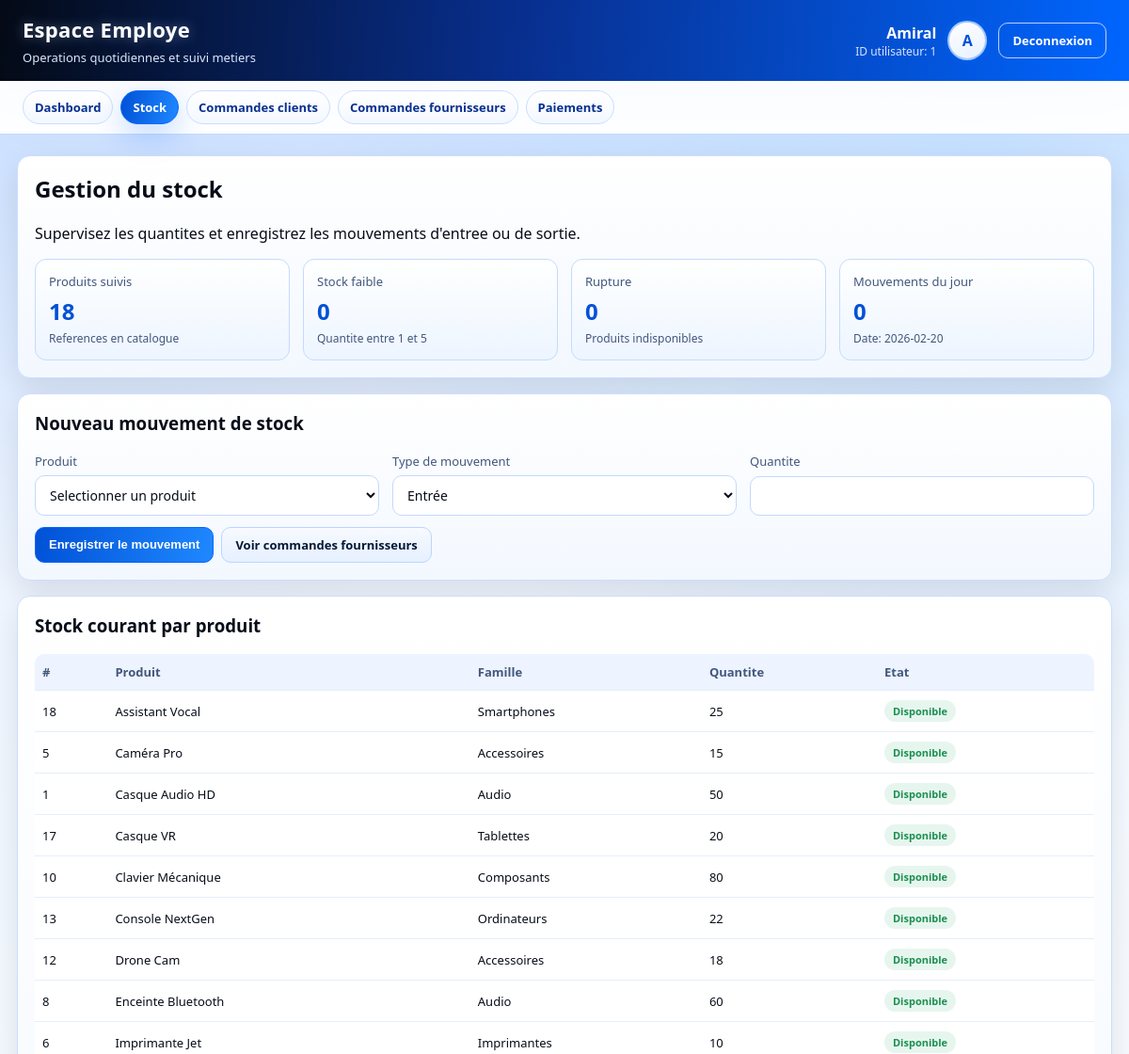
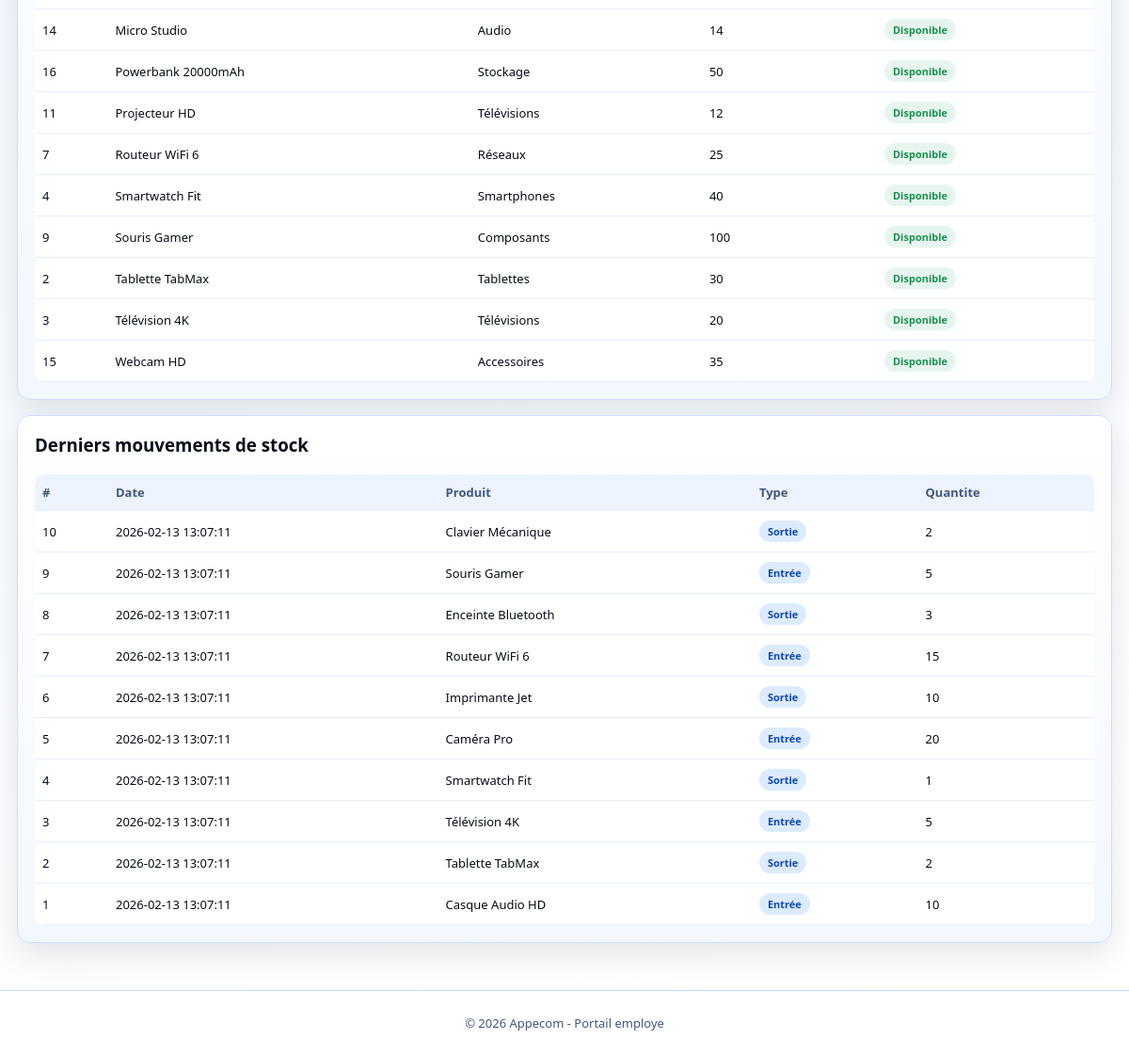
/employe/stock.php (signed in), run on the app's committed database (2 pictures, top to bottom).
### tables this page shows
CREATE TABLE IF NOT EXISTS `produit` (
  `id_produit` int NOT NULL AUTO_INCREMENT,
  `libelle` varchar(50) NOT NULL,
  `prix` decimal(10,2) NOT NULL,
  `description` varchar(255) DEFAULT NULL,
  `quantite` int DEFAULT '0',
  `id_famille` int DEFAULT NULL,
  PRIMARY KEY (`id_produit`),
  KEY `id_famille` (`id_famille`)
);

CREATE TABLE IF NOT EXISTS `stock_mouvement` (
  `id_mouvement` int NOT NULL AUTO_INCREMENT,
  `id_produit` int DEFAULT NULL,
  `type` enum('Entrée','Sortie') NOT NULL,
  `quantite` int NOT NULL,
  `date_mouvement` timestamp NULL DEFAULT CURRENT_TIMESTAMP,
  PRIMARY KEY (`id_mouvement`),
  KEY `id_produit` (`id_produit`)
);

### employe/_layout.php (called while the page is built, shortened)
<?php
function employe_h($value)
{
    return htmlspecialchars((string) $value, ENT_QUOTES, 'UTF-8');
}
function employe_status_class($value)
{
    $status = strtolower(trim((string) $value));
    return 'badge info';
}
function employe_status_text($value)
{
    $status = trim((string) $value);
    return $status === '' ? '-' : $status;
}
function employe_enum_values(mysqli $db, string $table, string $column): array
{
    $tableSafe = preg_replace('/[^A-Za-z0-9_]/', '', $table);
    $columnSafe = preg_replace('/[^A-Za-z0-9_]/', '', $column);
    $sql = "SHOW COLUMNS FROM `$tableSafe` LIKE ?";
    $stmt = $db->prepare($sql);
    $stmt->bind_param('s', $columnSafe);
    if (!$stmt->execute()) {
        $stmt->close();
        return [];
    }
    $result = $stmt->get_result();
    $row = $result->fetch_assoc();
    $type = (string) $row['Type'];
    preg_match_all("/'((?:[^'\\\\]|\\\\.)*)'/", $type, $matches);
    return array_map(static function ($raw) {
        return stripcslashes((string) $raw);
    }, $matches[1]);
}

### employe/stock.php (the view, shortened to what this page needs)
<?php
require __DIR__ . '/_layout.php';
$movementTypes = [];
if ($employeDb instanceof mysqli) {
    $movementTypes = employe_enum_values($employeDb, 'Stock_Mouvement', 'type');
}
$products = [];
$movements = [];
$todayMovements = 0;
if ($employeDb instanceof mysqli) {
    $productsResult = $employeDb->query("SELECT p.id_produit, p.libelle, p.quantite, COALESCE(f.libelle, 'Non classe') AS famille FROM Produit p LEFT JOIN Famille f ON f.id_famille = p.id_famille ORDER BY p.libelle ASC");
    if ($productsResult) {
        while ($row = $productsResult->fetch_assoc()) {
            $products[] = $row;
        }
    }
    $movementsResult = $employeDb->query('SELECT sm.id_mouvement, sm.date_mouvement, sm.type, sm.quantite, p.libelle FROM Stock_Mouvement sm INNER JOIN Produit p ON p.id_produit = sm.id_produit ORDER BY sm.date_mouvement DESC, sm.id_mouvement DESC LIMIT 20');
    if ($movementsResult) {
        while ($row = $movementsResult->fetch_assoc()) {
            $movements[] = $row;
        }
    }
    $todayResult = $employeDb->query('SELECT COUNT(*) AS total FROM Stock_Mouvement WHERE DATE(date_mouvement) = CURDATE()');
    if ($todayResult && $todayRow = $todayResult->fetch_assoc()) {
        $todayMovements = (int) $todayRow['total'];
    }
}
$totalProducts = count($products);
$lowStock = 0;
$outOfStock = 0;
include __DIR__ . '/_header.php';
?>
<section class="panel">
  <h2>Gestion du stock</h2>
  <p class="muted">Supervisez les quantites et enregistrez les mouvements d'entree ou de sortie.</p>
  <div class="grid-4" style="margin-top:12px;">
    <article class="stat">
      <div class="label">Produits suivis</div>
      <div class="value"><?php echo $totalProducts; ?></div>
      <div class="sub">References en catalogue</div>
    </article>
    <article class="stat">
      <div class="label">Stock faible</div>
      <div class="value"><?php echo $lowStock; ?></div>
      <div class="sub">Quantite entre 1 et 5</div>
    </article>
    <article class="stat">
      <div class="label">Rupture</div>
      <div class="value"><?php echo $outOfStock; ?></div>
      <div class="sub">Produits indisponibles</div>
    </article>
    <article class="stat">
      <div class="label">Mouvements du jour</div>
      <div class="value"><?php echo $todayMovements; ?></div>
      <div class="sub">Date: <?php echo date('Y-m-d'); ?></div>
    </article>
  </div>
</section>
<section class="panel">
  <h3>Nouveau mouvement de stock</h3>
  <form method="post" class="form-grid" style="margin-top:12px;">
    <div class="grid-3">
      <div class="field">
        <label>Produit</label>
        <select name="product_id" required>
          <option value="">Selectionner un produit</option>
        </select>
      </div>
      <div class="field">
        <label>Type de mouvement</label>
        <select name="movement_type" required>
          <?php foreach ($movementTypes as $type): ?>
            <option value="<?php echo employe_h($type); ?>"><?php echo employe_h($type); ?></option>
          <?php endforeach; ?>
        </select>
      </div>
      <div class="field">
        <label>Quantite</label>
        <input type="number" name="quantity" min="1" step="1" required>
      </div>
    </div>
    <div class="actions-row">
      <button type="submit" class="btn">Enregistrer le mouvement</button>
      <a href="commandes_fournisseurs.php" class="btn btn-secondary">Voir commandes fournisseurs</a>
    </div>
  </form>
</section>
<section class="panel">
  <h3>Stock courant par produit</h3>
  <?php if (!empty($products)): ?>
    <div class="table-wrap">
      <table>
        <thead>
          <tr>
            <th>#</th>
            <th>Produit</th>
            <th>Famille</th>
            <th>Quantite</th>
            <th>Etat</th>
          </tr>
        </thead>
        <tbody>
          <?php foreach ($products as $product): ?>
            <?php
              $qty = (int) $product['quantite'];
              if ($qty <= 0) {
                  $state = 'Rupture';
                  $stateClass = 'badge danger';
              } elseif ($qty <= 5) {
                  $state = 'Stock faible';
                  $stateClass = 'badge warning';
              } else {
                  $state = 'Disponible';
                  $stateClass = 'badge success';
              }
            ?>
            <tr>
              <td><?php echo (int) $product['id_produit']; ?></td>
              <td><?php echo employe_h($product['libelle']); ?></td>
              <td><?php echo employe_h($product['famille']); ?></td>
              <td><?php echo $qty; ?></td>
              <td><span class="<?php echo $stateClass; ?>"><?php echo employe_h($state); ?></span></td>
            </tr>
          <?php endforeach; ?>
        </tbody>
      </table>
    </div>
  <?php else: ?>
    <div class="empty-state">Aucun produit disponible dans la base.</div>
  <?php endif; ?>
</section>
<section class="panel">
  <h3>Derniers mouvements de stock</h3>
  <?php if (!empty($movements)): ?>
    <div class="table-wrap">
      <table>
        <thead>
          <tr>
            <th>#</th>
            <th>Date</th>
            <th>Produit</th>
            <th>Type</th>
            <th>Quantite</th>
          </tr>
        </thead>
        <tbody>
          <?php foreach ($movements as $movement): ?>
            <tr>
              <td><?php echo (int) $movement['id_mouvement']; ?></td>
              <td><?php echo employe_h($movement['date_mouvement']); ?></td>
              <td><?php echo employe_h($movement['libelle']); ?></td>
              <td><span class="<?php echo employe_status_class($movement['type']); ?>"><?php echo employe_h(employe_status_text($movement['type'])); ?></span></td>
              <td><?php echo (int) $movement['quantite']; ?></td>
            </tr>
          <?php endforeach; ?>
        </tbody>
      </table>
    </div>
  <?php else: ?>
    <div class="empty-state">Aucun mouvement de stock enregistre.</div>
  <?php endif; ?>
</section>
<?php include __DIR__ . '/_footer.php'; ?>

### employe/employe-theme.css (style rules this page uses)
:root { --white: #ffffff; --blue-50: #eaf2ff; --blue-100: #d7e6ff; --blue-200: #bfd7ff; --blue-400: #4ba0ff; --blue-500: #1f88ff; --blue-600: #0066ff; --blue-700: #0051d6; --blue-800: #082f8f; --blue-900: #051937; --black: #070d18; --slate: #42577d; --border: #cbddff; --success: #1d8f51; --warning: #b67c11; --danger: #b32929; --info: #1a57b8; --shadow: 0 12px 32px rgba(7, 13, 24, 0.1); --blue-glow: 0 12px 30px rgba(0, 102, 255, 0.22); --radius: 14px; }
* { box-sizing: border-box; }
body { margin: 0; font-family: 'Segoe UI', Tahoma, Arial, sans-serif; color: var(--black); background: radial-gradient(circle at 12% -12%, rgba(0, 102, 255, 0.24), transparent 34%), radial-gradient(circle at 86% 4%, rgba(31, 136, 255, 0.22), transparent 30%), linear-gradient(160deg, var(--blue-50), #f4f9ff 45%, var(--white)); }
.panel { background: linear-gradient(180deg, #ffffff, #f3f8ff); border: 1px solid var(--border); border-radius: var(--radius); box-shadow: var(--shadow); padding: 18px; }
.panel h2, .panel h3 { margin-top: 0; }
.grid-3 { display: grid; grid-template-columns: repeat(3, minmax(0, 1fr)); gap: 14px; }
.grid-4 { display: grid; grid-template-columns: repeat(4, minmax(0, 1fr)); gap: 14px; }
.stat { border: 1px solid #c4dbff; border-radius: 12px; padding: 14px; background: linear-gradient(180deg, #ffffff, #edf5ff); transition: transform 0.16s ease, box-shadow 0.16s ease, border-color 0.16s ease; }
.stat .label { color: var(--slate); font-size: 13px; }
.stat .value { margin-top: 6px; font-size: 24px; font-weight: 700; color: var(--blue-700); }
.stat .sub { margin-top: 4px; color: var(--slate); font-size: 12px; }
.table-wrap { overflow-x: auto; }
table { width: 100%; border-collapse: collapse; font-size: 13px; background: #ffffff; border-radius: 10px; overflow: hidden; }
th, td { border-bottom: 1px solid #e6eefb; padding: 10px 8px; text-align: left; vertical-align: middle; }
th { color: var(--slate); font-weight: 600; background: #edf4ff; }
.badge { display: inline-block; border-radius: 999px; padding: 4px 9px; font-size: 11px; font-weight: 700; }
.badge.success { color: var(--success); background: #e6f6ee; }
.badge.info { color: #0f49b2; background: #dcebff; }
.btn { display: inline-block; border: 1px solid var(--blue-600); background: linear-gradient(100deg, var(--blue-700), var(--blue-500)); color: var(--white); text-decoration: none; padding: 9px 14px; border-radius: 10px; font-size: 13px; font-weight: 600; cursor: pointer; transition: transform 0.16s ease, box-shadow 0.16s ease, filter 0.16s ease; }
.btn-secondary { background: linear-gradient(180deg, #f7faff, #e6f0ff); border-color: #bcd5ff; color: var(--blue-900); }
.actions-row { display: flex; gap: 8px; flex-wrap: wrap; }
.field { display: grid; gap: 6px; }
.field label { font-size: 13px; color: var(--slate); }
.field input, .field select, .field textarea { width: 100%; border: 1px solid #c3d9ff; border-radius: 10px; padding: 10px 11px; font-size: 14px; font-family: inherit; color: var(--black); background: var(--white); transition: border-color 0.16s ease, box-shadow 0.16s ease; }
.form-grid { display: grid; gap: 12px; }

### data on the page
produit: id_produit "18", libelle "Assistant Vocal", famille "Smartphones", quantite "25", quantite "Disponible"
produit: id_produit "5", libelle "Caméra Pro", famille "Accessoires", quantite "15", quantite "Disponible"
produit: id_produit "1", libelle "Casque Audio HD", famille "Audio", quantite "50", quantite "Disponible"
produit: id_produit "17", libelle "Casque VR", famille "Tablettes", quantite "20", quantite "Disponible"
produit: id_produit "10", libelle "Clavier Mécanique", famille "Composants", quantite "80", quantite "Disponible"
produit: id_produit "13", libelle "Console NextGen", famille "Ordinateurs", quantite "22", quantite "Disponible"
produit: id_produit "12", libelle "Drone Cam", famille "Accessoires", quantite "18", quantite "Disponible"
produit: id_produit "8", libelle "Enceinte Bluetooth", famille "Audio", quantite "60", quantite "Disponible"
produit: id_produit "6", libelle "Imprimante Jet", famille "Imprimantes", quantite "10", quantite "Disponible"
produit: id_produit "14", libelle "Micro Studio", famille "Audio", quantite "14", quantite "Disponible"
produit: id_produit "16", libelle "Powerbank 20000mAh", famille "Stockage", quantite "50", quantite "Disponible"
produit: id_produit "11", libelle "Projecteur HD", famille "Télévisions", quantite "12", quantite "Disponible"
produit: id_produit "7", libelle "Routeur WiFi 6", famille "Réseaux", quantite "25", quantite "Disponible"
produit: id_produit "4", libelle "Smartwatch Fit", famille "Smartphones", quantite "40", quantite "Disponible"
produit: id_produit "9", libelle "Souris Gamer", famille "Composants", quantite "100", quantite "Disponible"
produit: id_produit "2", libelle "Tablette TabMax", famille "Tablettes", quantite "30", quantite "Disponible"
produit: id_produit "3", libelle "Télévision 4K", famille "Télévisions", quantite "20", quantite "Disponible"
produit: id_produit "15", libelle "Webcam HD", famille "Accessoires", quantite "35", quantite "Disponible"
stock_mouvement: id_mouvement "10", date_mouvement "2026-02-13 13:07:11", id_produit.libelle "Clavier Mécanique", type "Sortie", quantite "2"
stock_mouvement: id_mouvement "9", date_mouvement "2026-02-13 13:07:11", id_produit.libelle "Souris Gamer", type "Entrée", quantite "5"
stock_mouvement: id_mouvement "8", date_mouvement "2026-02-13 13:07:11", id_produit.libelle "Enceinte Bluetooth", type "Sortie", quantite "3"
stock_mouvement: id_mouvement "7", date_mouvement "2026-02-13 13:07:11", id_produit.libelle "Routeur WiFi 6", type "Entrée", quantite "15"
stock_mouvement: id_mouvement "6", date_mouvement "2026-02-13 13:07:11", id_produit.libelle "Imprimante Jet", type "Sortie", quantite "10"
stock_mouvement: id_mouvement "5", date_mouvement "2026-02-13 13:07:11", id_produit.libelle "Caméra Pro", type "Entrée", quantite "20"
stock_mouvement: id_mouvement "4", date_mouvement "2026-02-13 13:07:11", id_produit.libelle "Smartwatch Fit", type "Sortie", quantite "1"
stock_mouvement: id_mouvement "3", date_mouvement "2026-02-13 13:07:11", id_produit.libelle "Télévision 4K", type "Entrée", quantite "5"
stock_mouvement: id_mouvement "2", date_mouvement "2026-02-13 13:07:11", id_produit.libelle "Tablette TabMax", type "Sortie", quantite "2"
stock_mouvement: id_mouvement "1", date_mouvement "2026-02-13 13:07:11", id_produit.libelle "Casque Audio HD", type "Entrée", quantite "10"

### other printed values
employe_h($employeName) "Amiral"
$employeId "1"
employe_h($initials) "A"
employe_h($item['label']) "Dashboard"
employe_h($item['label']) "Stock"
employe_h($item['label']) "Commandes clients"
employe_h($item['label']) "Commandes fournisseurs"
employe_h($item['label']) "Paiements"
$totalProducts "18"
$lowStock "0"
$outOfStock "0"
$todayMovements "0"
form field movement_type "Entrée"
